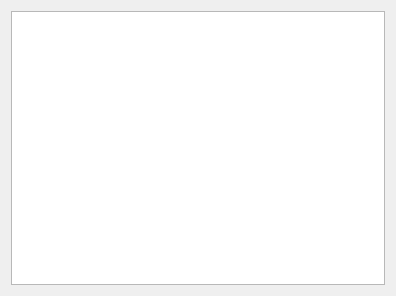
<?xml version="1.0" encoding="UTF-8"?>
<ui version="4.0">
 <class>UISettingsShortcuts</class>
 <widget class="QWidget" name="UISettingsShortcuts">
  <property name="geometry">
   <rect>
    <x>0</x>
    <y>0</y>
    <width>396</width>
    <height>296</height>
   </rect>
  </property>
  <property name="windowTitle">
   <string>Form</string>
  </property>
  <layout class="QGridLayout" name="gridLayout">
   <item row="0" column="0">
    <widget class="QTreeView" name="treeView">
     <property name="horizontalScrollBarPolicy">
      <enum>Qt::ScrollBarAlwaysOff</enum>
     </property>
     <property name="showDropIndicator" stdset="0">
      <bool>false</bool>
     </property>
     <property name="alternatingRowColors">
      <bool>true</bool>
     </property>
     <property name="rootIsDecorated">
      <bool>false</bool>
     </property>
     <property name="itemsExpandable">
      <bool>false</bool>
     </property>
     <property name="expandsOnDoubleClick">
      <bool>false</bool>
     </property>
    </widget>
   </item>
  </layout>
 </widget>
 <resources/>
 <connections/>
</ui>
